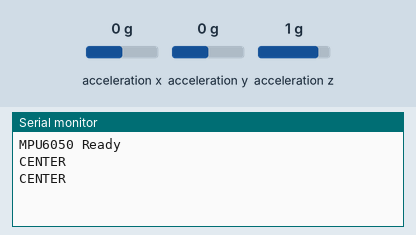
Bench run of a sketch on a simulated Arduino Uno, built with avr-gcc and run on an emulated ATmega328P. Shown: the last lines printed to the serial monitor. Wiring (inferred from the names in the program): MPU-6050 motion sensor at I2C address 0x68. The test bench sets the inputs (shaded band); at power-on: acceleration x 0 g, acceleration y 0 g, acceleration z 1 g.

Above: at 2.8 s.
2.9 s: acceleration x set to -1.4 g
At 4.6 s:
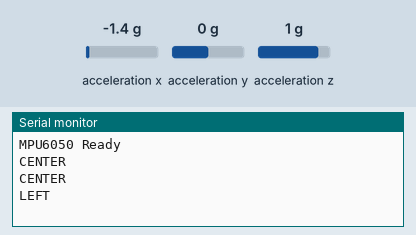
7.5 s: acceleration x set to 0.8 g
At 8.9 s:
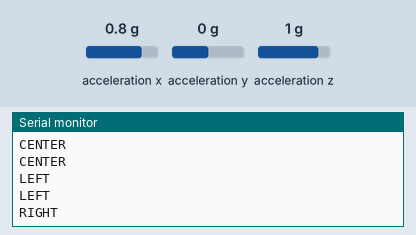

Measured:
- after the input at 2.9 s, the serial monitor: prints a new line after 1.1 s (image 1)
- after the input at 7.5 s, the serial monitor: prints a new line after 0.51 s (image 2)

The sketch:

Jul15b_MPU6050_TiltDirection.ino
```cpp
#include <Wire.h>

const int MPU = 0x68;

int16_t AcX, AcY, AcZ;

void setup() {
  Serial.begin(9600);

  Wire.begin();
  Wire.beginTransmission(MPU);
  Wire.write(0x6B);
  Wire.write(0);
  Wire.endTransmission(true);

  Serial.println("MPU6050 Ready");
}

void loop() {
  Wire.beginTransmission(MPU);
  Wire.write(0x3B);
  Wire.endTransmission(false);
  Wire.requestFrom(MPU, 6, true);

  AcX = Wire.read() << 8 | Wire.read();
  AcY = Wire.read() << 8 | Wire.read();
  AcZ = Wire.read() << 8 | Wire.read();

  if (AcX > 6000)
    Serial.println("RIGHT");
  else if (AcX < -6000)
    Serial.println("LEFT");
  else if (AcY > 6000)
    Serial.println("UP");
  else if (AcY < -6000)
    Serial.println("DOWN");
  else
    Serial.println("CENTER");

  delay(2000);
}
```
